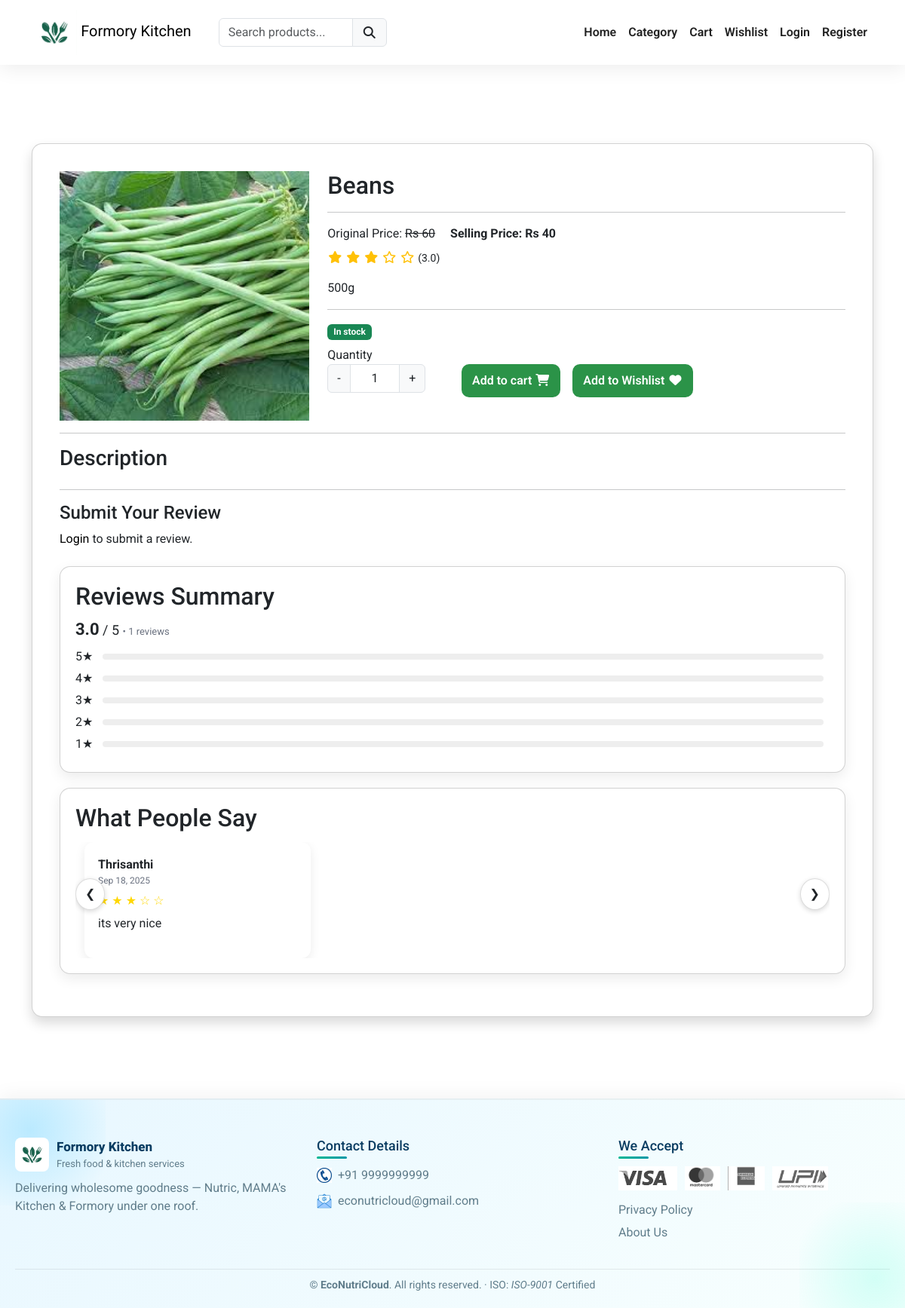
The page /category/vegetables/beans on the database its author committed.
### formoryapp/models.py (models this page shows, shortened)
class Product(models.Model):
    category = models.ForeignKey(Category, on_delete=models.CASCADE)
    slug = models.CharField(max_length=150, null=False, blank=False)
    name = models.CharField(max_length=150, null=False, blank=False)
    product_image = models.ImageField(upload_to=get_file_path, null=True, blank=True)
    small_description = models.CharField(max_length=250, null=False, blank=False)
    quantity = models.DecimalField(max_digits=10, decimal_places=2, null=False, blank=False)
    description = models.TextField(max_length=500, null=False, blank=True)
    original_price = models.FloatField(null=False, blank=False)
    selling_price = models.FloatField(null=False, blank=False)
    status = models.BooleanField(default=False, help_text="0=default,1=Hidden")
    trending = models.BooleanField(default=False, help_text="0=default,1=Trending")
    tag = models.CharField(max_length=150, null=False, blank=True)
    meta_title = models.CharField(max_length=150, null=False, blank=True)
    meta_keywords = models.CharField(max_length=150, null=False, blank=True)
    meta_description = models.TextField(max_length=500, null=False, blank=True)
    created_at = models.DateTimeField(auto_now_add=True)

class Review(models.Model):
    product = models.ForeignKey('Product', on_delete=models.CASCADE, related_name='reviews')
    user = models.ForeignKey(User, on_delete=models.CASCADE)
    rating = models.PositiveSmallIntegerField(choices=RATING_CHOICES)
    comment = models.TextField(blank=True, null=True)
    created_at = models.DateTimeField(auto_now_add=True)

### formoryapp/views.py (the view)
# urls.py: path('category/<str:cate_slug>/<str:prod_slug>',views.productview,name='productview'),
def productview(request, cate_slug, prod_slug):
    if not Category.objects.filter(slug=cate_slug, status=True).exists():
        messages.error(request, "No such category found")
        return redirect('category')
    product = Product.objects.filter(slug=prod_slug, status=True).first()
    if not product:
        messages.error(request, "No such product found")
        return redirect('category')
    if request.method == "POST":
        if request.user.is_authenticated:
            form = ReviewForm(request.POST)
            if form.is_valid():
                review = form.save(commit=False)
                review.product = product
                review.user = request.user
                review.save()
                if request.headers.get("x-requested-with") == "XMLHttpRequest":
                    star_counts = {i: product.reviews.filter(rating=i).count() for i in range(1, 6)}
                    total_reviews = product.reviews.count()
                    avg_rating = product.reviews.aggregate(avg=Avg("rating"))["avg"] or 0
                    avg_rating = round(avg_rating, 1)
                    star_percent = {i: (star_counts[i] / total_reviews * 100 if total_reviews > 0 else 0) for i in range(1, 6)}
                    return JsonResponse({
                        "success": True,
                        "avg_rating": avg_rating,
                        "star_counts": star_counts,
                        "star_percent": star_percent,
                        "total_reviews": total_reviews,
                    })
                messages.success(request, "Review submitted successfully!")
                return redirect('productview', cate_slug=cate_slug, prod_slug=prod_slug)
        else:
            if request.headers.get("x-requested-with") == "XMLHttpRequest":
                return JsonResponse({"success": False, "error": "Login required"})
            messages.error(request, "You must be logged in to submit a review.")
            return redirect('login')
    else:
        form = ReviewForm()
    reviews = product.reviews.all().order_by('-created_at')
    avg_rating = product.reviews.aggregate(avg=Avg('rating'))['avg'] or 0
    avg_rating = round(avg_rating, 1)
    star_counts = {i: product.reviews.filter(rating=i).count() for i in range(1, 6)}
    total_reviews = product.reviews.count()
    star_percent = {i: (star_counts[i] / total_reviews * 100 if total_reviews > 0 else 0) for i in range(1, 6)}
    context = {
        'products': product,
        'reviews': reviews,
        'avg_rating': avg_rating,
        'form': form,
        'star_counts': star_counts,
        'star_percent': star_percent,
    }
    return render(request, "productsview.html", context)

### formoryapp/forms.py
class ReviewForm(forms.ModelForm):
    class Meta:
        model = Review
        fields = ['rating', 'comment']
        widgets = {
            'rating': forms.Select(choices=[(1,1),(2,2),(3,3),(4,4),(5,5)], attrs={'class':'form-select'}),
            'comment': forms.Textarea(attrs={'rows':3, 'placeholder':'Write your review'}),
        }

### formoryapp/templates/productsview.html (shortened to what this page needs)
{% extends "main.html" %}
{% load static %}
{% block content %}
<link rel="stylesheet" href="https://cdnjs.cloudflare.com/ajax/libs/font-awesome/6.4.0/css/all.min.css">
<div class="py-3" style="background-color:9dd99ff">
    <div class="container">
        <a class="text-white" href="{% url 'formoryhome' %}">Home/</a>
        <a class="text-white" href="{% url 'category' %}">Collections/</a>
        <a class="text-white" href="{% url 'categoryview' products.category.slug %}">{{ products.category.name }}/</a>
        <a class="text-white" href="{% url 'productview' products.category.slug products.slug %}">{{ products.name }}</a>
    </div>
</div>
<div class="py-5">
    <div class="container">
       <div class="row">
          <div class="col-md-12">
            <div class="card shadow product_data">
               <div class="card-body">
                  <div class="row">
                     <div class="col-md-4">
                         <img src="{{ products.product_image.url }}" class="w-100" alt="image">
                     </div>
                     <div class="col-md-8">
                        <h2 class="mb-0">
                            {{ products.name }}
                        </h2>
                        <hr>
                        <label class="me-3">Original Price:
                            <s>Rs {{ products.original_price|stringformat:"d" }}</s>
                        </label>
                        <label class="fw-bold">Selling Price: Rs {{ products.selling_price|stringformat:"d" }}</label>
                        <div class="my-2">
                            {% for i in "12345" %}
                                {% if forloop.counter <= avg_rating %}
                                    <span class="fa fa-star text-warning"></span>
                                {% else %}
                                    <span class="far fa-star text-warning"></span>
                                {% endif %}
                            {% endfor %}
                            <small>({{ avg_rating|default:0 }})</small>
                        </div>
                        <p class="mt-3">{{ products.small_description }}</p>
                        <hr>
                        {% if products.quantity > 0 %}
                           <label class="badge bg-success">In stock</label>
                        {% else %}
                           <label class="badge bg-danger">Out of stock</label>
                        {% endif %}
                        <div class="row mt-2">
                            <div class="col-md-3">
                               <label for="Quantity">Quantity</label>
                               <div class="input-group text-center mb-3" style="width:130px;">
                                   <button class="input-group-text decrement-btn">-</button>
                                   <input type="text" name="quantity" class="form-control qty-input text-center" value="1">
                                   <button class="input-group-text increment-btn">+</button>
                               </div>
                            </div>
                            <div class="col-md-9">
                                <br/>
                                {% if products.quantity > 0 %}
                                   <button type="button" class="btn btn-primary me-3 float-start addToCartBtn">
                                       Add to cart <i class="fa fa-shopping-cart"></i>
                                   </button>
                                {% endif %}
                                   <button type="button" class="btn btn-success me-3 float-start addToWishlist">
                                       Add to Wishlist <i class="fa fa-heart"></i>
                                   </button>
                            </div>
                        </div>
                     </div>
                  </div>
                  <div class="col-md-12 mt-3">
                    <hr>
                    <h3>Description</h3>
                  </div>
                  <div class="col-md-12 mt-4">
                    <hr>
                    <h4>Submit Your Review</h4>
                    {% if user.is_authenticated %}
                        <form id="reviewForm" method="POST">
                            {% csrf_token %}
                            <input type="hidden" name="rating" id="ratingInput">
                            <div class="stars" id="starRating">
                              {% for i in "12345" %}
                                <i class="fa-regular fa-star star" data-value="{{ forloop.counter }}"></i>
                              {% endfor %}
                            </div>
                            <textarea name="comment" class="form-control mt-2" placeholder="Write your review..."></textarea>
                            <button type="submit" class="btn mt-2">Submit Review</button>
                        </form>
                    {% else %}
                        <p><a href="{% url 'login' %}">Login</a> to submit a review.</p>
                    {% endif %}
                    <section id="summary" class="card mt-4">
                      <h2>Reviews Summary</h2>
                      {% if reviews %}
                        <div id="summary-content">
                          <div style="font-size:18px;margin-bottom:8px">
                            <strong style="font-size:22px">{{ avg_rating|default:0 }}</strong> / 5
                            <span class="muted">• {{ reviews.count }} reviews</span>
                          </div>
                          {% for star in "54321" %}
                            {% with star_int=star|stringformat:"i" %}
                              <div class="summary-row">
                                <span style="width:28px">{{ star }}★</span>
                                <div class="bar">
                                </div>
                              </div>
                            {% endwith %}
                          {% endfor %}
                        </div>
                      {% else %}
                        <div class="muted">No reviews yet.</div>
                      {% endif %}
                    </section>
                    <section id="list" class="card">
                      <h2 style="margin:0 0 12px">What People Say</h2>
                      <div class="reviews-wrapper">
                        <div class="arrow left" id="prevBtn">❮</div>
                        <div class="reviews" id="reviews-container">
                          {% for review in reviews %}
                            <div class="review-card">
                              <strong>{{ review.user.username }}</strong>
                              <div class="muted" style="font-size:12px">{{ review.created_at|date:"M d, Y" }}</div>
                              <div class="review-stars">
                                {% for i in "12345" %}
                                  {% if forloop.counter <= review.rating %}
                                    ★
                                  {% else %}
                                    ☆
                                  {% endif %}
                                {% endfor %}
                              </div>
                              <p>{{ review.comment }}</p>
                            </div>
                          {% empty %}
                            <div class="muted">No reviews yet.</div>
                          {% endfor %}
                        </div>
                        <div class="arrow right" id="nextBtn">❯</div>
                      </div>
                    </section>
                  </div>
               </div>
            </div>
          </div>
       </div>
    </div>
</div>
{% endblock content %}

### formoryapp/templates/main.html (style rules this page uses)
* { font-family:'Roboto',sans-serif; }
a { text-decoration:none; color:#000; }

### formoryapp/templates/productsview.html (style rules this page uses)
:root { --accent:#2b9348; --bg-gradient:linear-gradient(135deg,#f0fff4,#d6f5e1); --muted:#6b7280; --card:#fff; --radius:14px; --shadow:0 6px 18px rgba(0,0,0,0.08); --maxw:950px; }
.card { background:var(--card);padding:20px;border-radius:var(--radius);box-shadow:var(--shadow);margin-bottom:20px;transition:.3s }
.muted { color:var(--muted);font-size:13px }
.btn { background:var(--accent);color:#fff;padding:10px 14px;border-radius:10px;border:0;cursor:pointer;transition:.3s;font-weight:600 }
.review-card { flex:0 0 300px;margin:0 12px;padding:18px;background:#fff;border-radius:12px;box-shadow:0 4px 14px rgba(0,0,0,0.08);transition:.3s }
.reviews-wrapper { position:relative;overflow:hidden }
.reviews { display:flex;transition:transform .5s ease }
.arrow { position:absolute;top:45%;transform:translateY(-50%);background:#fff;border:1px solid #ddd;border-radius:50%;padding:8px 12px;cursor:pointer;box-shadow:0 2px 6px rgba(0,0,0,0.15);transition:.3s;z-index:10; }
.arrow.left { left:0 }
.arrow.right { right:0 }
.review-stars { color:gold;font-size:16px;margin:6px 0 }
#summary h2 { margin-top:0 }
.summary-row { display:flex;align-items:center;gap:8px;margin:5px 0 }
.bar { flex:1;height:8px;background:#eee;border-radius:4px;overflow:hidden }

### rows shown on the page
Product: product_image (picture), name "Beans", original_price "60", selling_price "40", small_description "500g"
Review: user.username "Thrisanthi", created_at "Sep 18, 2025", rating 3 (drawn), comment "its very nice"

### other values the page prints
{{ avg_rating|default:0 }} "3.0"
{{ reviews.count }} "1"
{{ star }} "5" "4" "3" "2" "1"
